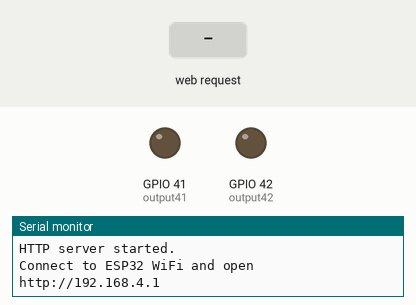
This sketch was run on a simulated ESP32-S3. Parts: output pins drawn as LEDs (lit = HIGH), the last lines printed to the serial monitor. The inputs (shaded band) are chosen by the test bench.

Above: at 1.2 s.
1.3 s: HTTP request GET /41/on received
At 2.5 s:
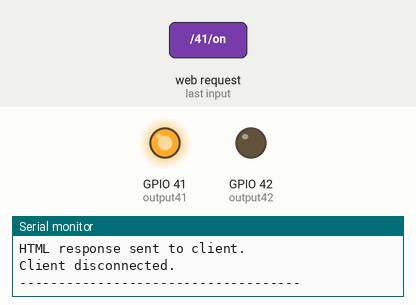
2.8 s: HTTP request GET /42/on received
At 3.6 s:
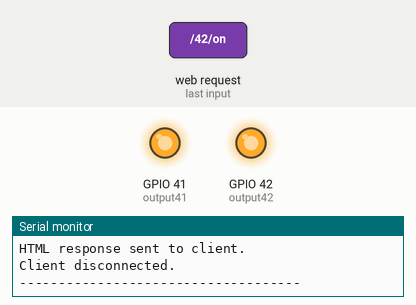
4.3 s: HTTP request GET /41/off received
At 4.8 s:
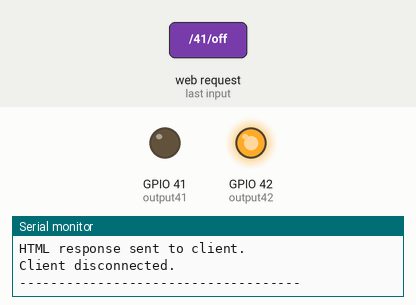
5.8 s: HTTP request GET /42/off received
At 7.1 s:
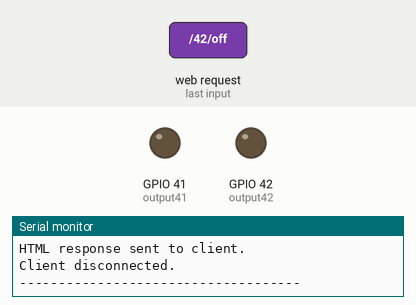
Timing chart, 0 to 8.3 s (numbered marks = the images above; inputs shaded):
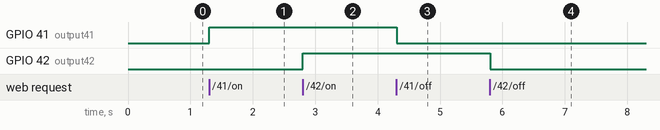

Measured:
- after the input at 1.3 s, GPIO 41 (output41): LOW → HIGH at once
- after the input at 2.8 s, GPIO 42 (output42): LOW → HIGH at once
- after the input at 4.3 s, GPIO 41 (output41): HIGH → LOW at once
- after the input at 5.8 s, GPIO 42 (output42): HIGH → LOW at once

The sketch:

accesspoint_set.ino
```cpp
#include <WiFi.h>  // ESP32의 WiFi 기능을 사용하기 위한 기본 라이브러리입니다.

// ============================================================================
// AP 모드 WiFi 설정
// ============================================================================
const char* ssid     = "ESP32-Access-Point";  // ESP32가 직접 만들 WiFi 이름입니다.
const char* password = "123456789";           // 스마트폰이나 PC가 접속할 때 사용할 비밀번호입니다.

// ============================================================================
// 웹 서버 및 HTTP 요청 저장 변수
// ============================================================================
WiFiServer server(80);  // 80번 포트에서 웹 서버를 실행합니다. 브라우저 기본 HTTP 포트입니다.

String header;          // 브라우저가 보낸 HTTP 요청 내용을 저장하는 문자열입니다.

// ============================================================================
// GPIO 상태 저장 변수
// ============================================================================
String output41State = "off";  // GPIO41의 현재 상태를 웹 화면에 표시하기 위해 저장합니다.
String output42State = "off";  // GPIO42의 현재 상태를 웹 화면에 표시하기 위해 저장합니다.

// ============================================================================
// 제어할 GPIO 핀 번호
// ============================================================================
const int output41 = 41;  // 첫 번째 출력 장치가 연결된 GPIO 번호입니다.
const int output42 = 42;  // 두 번째 출력 장치가 연결된 GPIO 번호입니다.

// ============================================================================
// SETUP
// 보드가 켜질 때 한 번만 실행되는 초기 설정 영역입니다.
// ============================================================================
void setup() {

  Serial.begin(115200);  // 시리얼 모니터를 시작하여 WiFi 상태와 GPIO 제어 상태를 확인합니다.

  pinMode(output41, OUTPUT);  // GPIO41을 출력 모드로 설정하여 LED나 릴레이를 제어할 수 있게 합니다.
  pinMode(output42, OUTPUT);  // GPIO42를 출력 모드로 설정하여 두 번째 출력 장치를 제어할 수 있게 합니다.

  digitalWrite(output41, LOW);  // 부팅 직후 GPIO41을 LOW로 만들어 OFF 상태에서 시작합니다.
  digitalWrite(output42, LOW);  // 부팅 직후 GPIO42를 LOW로 만들어 OFF 상태에서 시작합니다.

  Serial.println();  // 시리얼 모니터에서 보기 좋게 한 줄을 띄웁니다.
  Serial.println("====================================");
  Serial.println("ESP32 AP Web Server Start");
  Serial.println("====================================");

  Serial.print("Setting AP : ");  // ESP32가 AP 모드를 만들기 시작했음을 출력합니다.
  Serial.println(ssid);           // 생성할 AP 이름을 시리얼 모니터에 출력합니다.

  WiFi.softAP(ssid, password);  // ESP32를 Access Point 모드로 실행하여 공유기 없이 직접 접속할 수 있게 합니다.

  IPAddress IP = WiFi.softAPIP();  // ESP32 AP 모드의 IP 주소를 가져옵니다. 일반적으로 192.168.4.1입니다.

  Serial.print("AP IP address : ");  // 브라우저에서 접속할 주소를 안내합니다.
  Serial.println(IP);                // 실제 접속 IP를 시리얼 모니터에 출력합니다.

  server.begin();  // 웹 서버를 시작하고 브라우저 접속을 기다립니다.

  Serial.println("HTTP server started.");  // 웹 서버가 정상적으로 시작되었음을 출력합니다.
  Serial.println("Connect to ESP32 WiFi and open http://192.168.4.1");  // 접속 방법을 안내합니다.
}

// ============================================================================
// LOOP
// 전원이 켜져 있는 동안 계속 반복되며, 브라우저 접속과 GPIO 제어를 처리합니다.
// ============================================================================
void loop() {

  WiFiClient client = server.available();  // 새로 접속한 웹 브라우저 클라이언트가 있는지 확인합니다.

  if (client) {  // 브라우저가 ESP32 웹서버에 접속한 경우에만 아래 코드를 실행합니다.

    Serial.println();  // 새 요청이 시작될 때 보기 좋게 한 줄을 띄웁니다.
    Serial.println("New Client Connected.");  // 새로운 사용자가 접속했음을 시리얼 모니터에 표시합니다.

    String currentLine = "";  // HTTP 요청을 한 줄씩 읽기 위해 현재 줄을 저장하는 변수입니다.

    while (client.connected()) {  // 클라이언트가 연결되어 있는 동안 HTTP 요청을 계속 읽습니다.

      if (client.available()) {  // 브라우저에서 읽을 데이터가 도착했는지 확인합니다.

        char c = client.read();  // 브라우저가 보낸 HTTP 요청에서 문자 1개를 읽습니다.

        Serial.write(c);  // 수신된 HTTP 요청 문자를 그대로 시리얼 모니터에 출력하여 디버깅합니다.

        header += c;  // 전체 HTTP 요청 내용을 header 변수에 계속 누적합니다.

        if (c == '\n') {  // 줄바꿈 문자가 들어오면 HTTP 요청의 한 줄이 끝났다는 뜻입니다.

          if (currentLine.length() == 0) {  // 빈 줄이면 HTTP 요청 헤더가 끝났다는 의미이므로 응답을 시작합니다.

            // ==================================================================
            // GPIO41 ON 요청 처리
            // ==================================================================
            if (header.indexOf("GET /41/on") >= 0) {  // 브라우저에서 /41/on 주소를 요청했는지 확인합니다.

              Serial.println();  // 디버그 메시지를 보기 좋게 한 줄 내립니다.
              Serial.println("GPIO 41 ON request received.");  // GPIO41 ON 요청이 들어왔음을 출력합니다.

              output41State = "on";  // 웹 화면에 표시할 GPIO41 상태를 ON으로 저장합니다.
              digitalWrite(output41, HIGH);  // 실제 GPIO41 핀을 HIGH로 만들어 LED 또는 릴레이를 켭니다.
            }

            // ==================================================================
            // GPIO41 OFF 요청 처리
            // ==================================================================
            else if (header.indexOf("GET /41/off") >= 0) {  // 브라우저에서 /41/off 주소를 요청했는지 확인합니다.

              Serial.println();  // 디버그 메시지를 보기 좋게 한 줄 내립니다.
              Serial.println("GPIO 41 OFF request received.");  // GPIO41 OFF 요청이 들어왔음을 출력합니다.

              output41State = "off";  // 웹 화면에 표시할 GPIO41 상태를 OFF로 저장합니다.
              digitalWrite(output41, LOW);  // 실제 GPIO41 핀을 LOW로 만들어 LED 또는 릴레이를 끕니다.
            }

            // ==================================================================
            // GPIO42 ON 요청 처리
            // ==================================================================
            else if (header.indexOf("GET /42/on") >= 0) {  // 브라우저에서 /42/on 주소를 요청했는지 확인합니다.

              Serial.println();  // 디버그 메시지를 보기 좋게 한 줄 내립니다.
              Serial.println("GPIO 42 ON request received.");  // GPIO42 ON 요청이 들어왔음을 출력합니다.

              output42State = "on";  // 웹 화면에 표시할 GPIO42 상태를 ON으로 저장합니다.
              digitalWrite(output42, HIGH);  // 실제 GPIO42 핀을 HIGH로 만들어 두 번째 출력 장치를 켭니다.
            }

            // ==================================================================
            // GPIO42 OFF 요청 처리
            // ==================================================================
            else if (header.indexOf("GET /42/off") >= 0) {  // 브라우저에서 /42/off 주소를 요청했는지 확인합니다.

              Serial.println();  // 디버그 메시지를 보기 좋게 한 줄 내립니다.
              Serial.println("GPIO 42 OFF request received.");  // GPIO42 OFF 요청이 들어왔음을 출력합니다.

              output42State = "off";  // 웹 화면에 표시할 GPIO42 상태를 OFF로 저장합니다.
              digitalWrite(output42, LOW);  // 실제 GPIO42 핀을 LOW로 만들어 두 번째 출력 장치를 끕니다.
            }

            // ==================================================================
            // HTTP 응답 헤더 전송
            // ==================================================================
            client.println("HTTP/1.1 200 OK");  // 브라우저에게 요청이 정상 처리되었음을 알려줍니다.
            client.println("Content-type:text/html");  // 응답 내용이 HTML 문서임을 알려줍니다.
            client.println("Connection: close");  // 응답 후 연결을 닫겠다고 알려줍니다.
            client.println();  // HTTP 헤더와 HTML 본문을 구분하기 위한 빈 줄입니다.

            // ==================================================================
            // HTML 웹 페이지 생성
            // ==================================================================
            client.println("<!DOCTYPE html><html>");  // HTML 문서 시작입니다.
            client.println("<head><meta name=\"viewport\" content=\"width=device-width, initial-scale=1\">");  // 모바일 화면에서도 보기 좋게 설정합니다.
            client.println("<link rel=\"icon\" href=\"data:,\">");  // favicon 요청으로 인한 불필요한 404 에러를 줄입니다.

            client.println("<style>");  // CSS 스타일 시작입니다.
            client.println("html { font-family: Helvetica; display: inline-block; margin: 0px auto; text-align: center;}");  // 전체 글꼴과 중앙 정렬을 설정합니다.
            client.println(".button { background-color: #4CAF50; border: none; color: white; padding: 16px 40px;");  // ON 버튼의 기본 색상과 크기를 설정합니다.
            client.println("text-decoration: none; font-size: 30px; margin: 2px; cursor: pointer;}");  // 버튼 글자 크기와 마우스 커서를 설정합니다.
            client.println(".button2 {background-color: #555555;}");  // OFF 버튼은 회색으로 표시되도록 설정합니다.
            client.println("</style></head>");  // CSS와 head 영역을 종료합니다.

            client.println("<body><h1>ESP32-S3 AP Web Server</h1>");  // 웹 페이지 제목을 출력합니다.

            // ==================================================================
            // GPIO41 상태와 버튼 표시
            // ==================================================================
            client.println("<p>GPIO 41 - State " + output41State + "</p>");  // 현재 GPIO41 상태를 웹 화면에 표시합니다.

            if (output41State == "off") {  // GPIO41이 꺼져 있으면 ON 버튼을 보여줍니다.
              client.println("<p><a href=\"/41/on\"><button class=\"button\">ON</button></a></p>");  // 누르면 /41/on 요청을 보내 GPIO41을 켭니다.
            } else {  // GPIO41이 켜져 있으면 OFF 버튼을 보여줍니다.
              client.println("<p><a href=\"/41/off\"><button class=\"button button2\">OFF</button></a></p>");  // 누르면 /41/off 요청을 보내 GPIO41을 끕니다.
            }

            // ==================================================================
            // GPIO42 상태와 버튼 표시
            // ==================================================================
            client.println("<p>GPIO 42 - State " + output42State + "</p>");  // 현재 GPIO42 상태를 웹 화면에 표시합니다.

            if (output42State == "off") {  // GPIO42가 꺼져 있으면 ON 버튼을 보여줍니다.
              client.println("<p><a href=\"/42/on\"><button class=\"button\">ON</button></a></p>");  // 누르면 /42/on 요청을 보내 GPIO42를 켭니다.
            } else {  // GPIO42가 켜져 있으면 OFF 버튼을 보여줍니다.
              client.println("<p><a href=\"/42/off\"><button class=\"button button2\">OFF</button></a></p>");  // 누르면 /42/off 요청을 보내 GPIO42를 끕니다.
            }

            client.println("</body></html>");  // HTML 문서를 종료합니다.

            client.println();  // HTTP 응답을 마무리하기 위한 빈 줄입니다.

            Serial.println();  // 시리얼 모니터 출력 정리를 위해 한 줄을 띄웁니다.
            Serial.println("HTML response sent to client.");  // 브라우저로 웹 페이지 응답을 보냈음을 출력합니다.

            break;  // HTTP 요청 처리가 끝났으므로 while 루프를 빠져나갑니다.
          }

          else {  // 현재 줄이 비어 있지 않다면 다음 줄을 읽기 위해 currentLine을 초기화합니다.
            currentLine = "";  // 다음 HTTP 헤더 줄을 받기 위해 현재 줄 버퍼를 비웁니다.
          }
        }

        else if (c != '\r') {  // 캐리지 리턴 문자가 아니라면 실제 문자이므로 현재 줄에 추가합니다.
          currentLine += c;  // HTTP 요청 한 줄을 완성하기 위해 문자를 계속 누적합니다.
        }
      }
    }

    header = "";  // 다음 브라우저 요청을 위해 저장된 HTTP 요청 내용을 초기화합니다.

    client.stop();  // 브라우저와의 연결을 종료합니다.

    Serial.println("Client disconnected.");  // 클라이언트 연결이 종료되었음을 출력합니다.
    Serial.println("------------------------------------");  // 다음 요청과 구분하기 위한 선을 출력합니다.
  }
}
```
